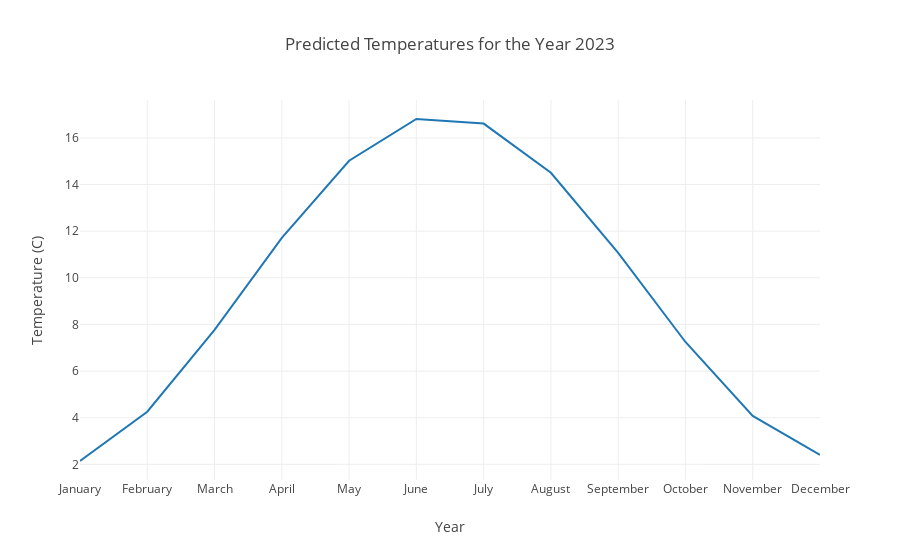

Source (notebook cell):
### Code cell
# plotting the predicted values for the nth year

trace = go.Scatter(
    x = ["January", "February", "March", "April", "May", "June", "July", "August", "September", "October", "November", "December"],
    y = out_of_sample_forecast[-12:],
    mode = 'lines',
    name = 'Average Temperature'
)

layout = go.Layout(
    title='Predicted Temperatures for the Year %d' % (2013+num_years),
    xaxis=dict(
        title='Year',
    ),
    yaxis=dict(
        title='Temperature (C)',
    )
)
data = [trace]

fig = go.Figure(data=data, layout=layout)
iplot(fig)

### Figure 1 — Plotly figure (JSON) as saved in the notebook; plotly's stock layout.template omitted (floating-point values rounded to 4 significant figures)
{"data": [{"mode": "lines", "name": "Average Temperature", "type": "scatter", "uid": "668da2de-c025-49d1-98de-3d975ac6538e", "x": ["January", "February", "March", "April", "May", "June", "July", "August", "September", "October", "November", "December"], "y": [2.143, 4.257, 7.766, 11.71, 15.02, 16.81, 16.61, 14.5, 11.07, 7.247, 4.075, 2.401]}], "layout": {"title": {"text": "Predicted Temperatures for the Year 2023"}, "xaxis": {"title": {"text": "Year"}}, "yaxis": {"title": {"text": "Temperature (C)"}}}}
